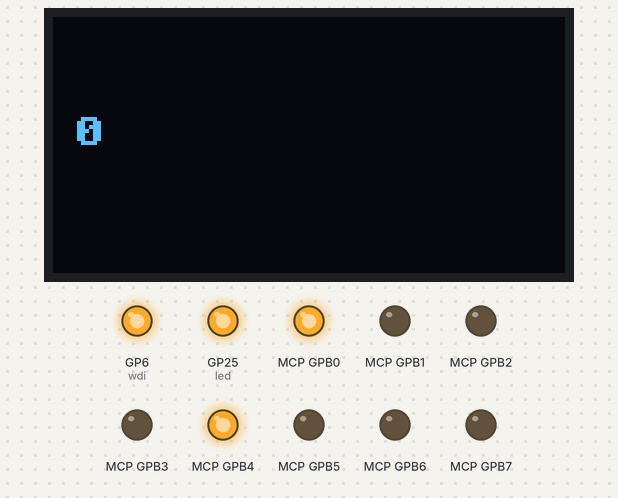
Simulated run of this program. Board: Raspberry Pi Pico running MicroPython. On the bench: 128×64 one-colour display, output pins drawn as LEDs (lit = HIGH). Library files of the repository ran but are not shown: sh1106.py, mcp23017.py; what the program prints to the serial console is not drawn.

Above: at 0.4 s.
At 2.5 s:
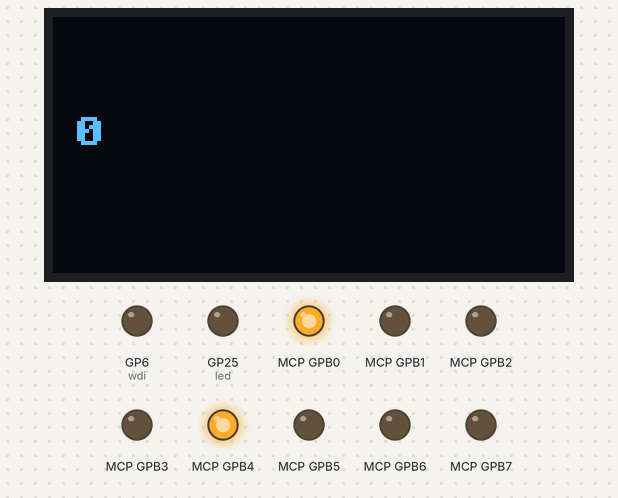
Timing chart, 0 to 3.3 s (numbered marks = the images above):
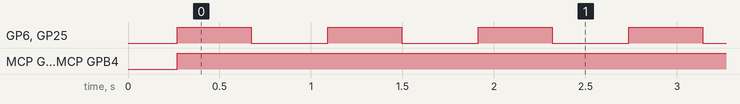

Measured:
- by itself, GP6 (wdi), GP25 (led): alternates HIGH for 0.41 s and LOW for 0.42 s
- by itself, MCP GPB0, MCP GPB4: LOW → HIGH at 0.27 s

The program:

pyuni_pico2_2_pyplc.py
```python
from machine import I2C, Pin, UART
from sh1106 import SH1106_I2C
import framebuf
import time
import mcp23017
import ujson

#var
var = {'Q1':'on', 'Q2':'off', 'Q3':'off', 'Q4':'off', 'temp':'0.0'}

#intern led
led = Pin(25, Pin.OUT)
#wdi impuls
wdi = Pin(6, Pin.OUT)

WIDTH  = 128                                            # oled display width
HEIGHT = 64                                          # oled display height


#mcp23017
i2c_2 = I2C(1, scl=Pin(27), sda=Pin(26))                                           # Init I2C using I2C0 defaults, SCL=Pin(GP9), SDA=Pin(GP8), freq=400000
print("I2C Address      : "+hex(i2c_2.scan()[0]).upper()) # Display device address
print("I2C Configuration: "+str(i2c_2))                   # Display I2C config

# PWD augang einschalten (PED signal null)
wdi.on()
wdi.off()
time.sleep(0.2)

#mcp = mcp23017.MCP23017(i2c, 0x20)
mcp = mcp23017.MCP23017(i2c_2, 32)
# property interface 8-bit
mcp.porta.mode = 0xff # Port A als Eingänge
mcp.portb.mode = 0x00 # Port B als Ausgänge

#display
i2c = I2C(0, scl=Pin(5), sda=Pin(4))                                           # Init I2C using I2C0 defaults, SCL=Pin(GP9), SDA=Pin(GP8), freq=400000
print("I2C Address      : "+hex(i2c.scan()[0]).upper()) # Display device address
print("I2C Configuration: "+str(i2c))                   # Display I2C config

#serial objekt
uart1 = UART(0, baudrate=9600, tx=Pin(0), rx=Pin(1))

oled = SH1106_I2C(WIDTH, HEIGHT, i2c)                  # Init oled display

# Raspberry Pi logo as 32x32 bytearray
buffer = bytearray(b"\x00\x00\x00\x00\x00\x00\x00\x00\x00\x00\x00\x00\x00|?\x00\x01\x86@\x80\x01\x01\x80\x80\x01\x11\x88\x80\x01\x05\xa0\x80\x00\x83\xc1\x00\x00C\xe3\x00\x00~\xfc\x00\x00L'\x00\x00\x9c\x11\x00\x00\xbf\xfd\x00\x00\xe1\x87\x00\x01\xc1\x83\x80\x02A\x82@\x02A\x82@\x02\xc1\xc2@\x02\xf6>\xc0\x01\xfc=\x80\x01\x18\x18\x80\x01\x88\x10\x80\x00\x8c!\x00\x00\x87\xf1\x00\x00\x7f\xf6\x00\x008\x1c\x00\x00\x0c \x00\x00\x03\xc0\x00\x00\x00\x00\x00\x00\x00\x00\x00\x00\x00\x00\x00")

# Load the raspberry pi logo into the framebuffer (the image is 32x32)
fb = framebuf.FrameBuffer(buffer, 32, 32, framebuf.MONO_HLSB)

# Clear the oled display in case it has junk on it.
oled.fill(0)

# Blit the image from the framebuffer to the oled display
oled.blit(fb, 96, 0)

# Add some text
oled.text("Raspberry Pi",5,5)
oled.text("Pico",5,15)

# Finally update the oled display so the image & text is displayed
oled.show()

ledTimer = False
deadlineOn = 0
deadlineOff = 0

def ausgaenge():
    global var
    if var['Q1'] == "on":
        mcp.pin(8, value = 1)
        mcp.pin(12, value = 1)
    if var['Q1'] == "off":
        mcp.pin(8, value = 0) # Relai 1
        mcp.pin(12, value = 0) # Led RED

def main():
    global ledTimer, deadlineOn, deadlineOff
    if ledTimer == True:
        if deadlineOn < time.ticks_ms():
            led.value(0)
            wdi.value(0)
            if deadlineOff < time.ticks_ms():
                ledTimer = False

    if ledTimer == False:
        deadlineOn = time.ticks_ms()
        deadlineOn += 400
        deadlineOff = deadlineOn + 400
        ledTimer = True
        led.value(1)
        wdi.value(1)


x = 0

while True:
    main()
    ausgaenge()
    oled.fill(0)
    oled.text(str(x),5,25)
    oled.show()
    #x += 1
    value = uart1.read()
    #if uart1.any():
        #x += 1
        #uart1.write(str(x))
    if value:
        print(value)
        #b = bytearray(rxd, encoding="utf-8")
        var = ujson.loads(value.decode('UTF-8'))

        x += 1
        uart1.write(str(x))
```
